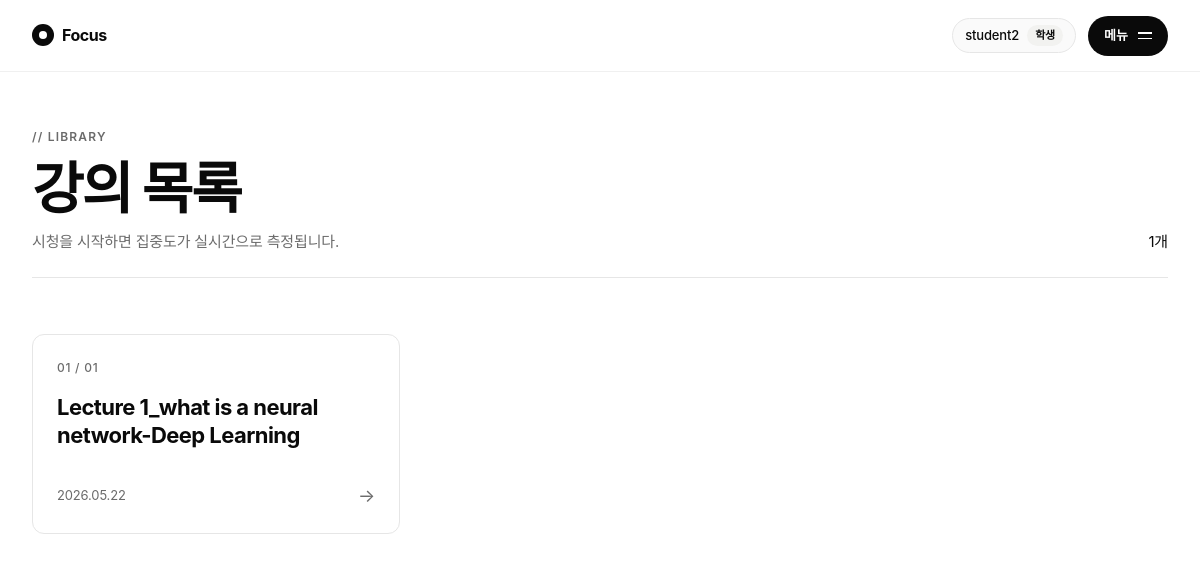
The app's page /student (signed in) with its own data.
### app.py (models this page shows)
class User(db.Model, UserMixin):
    id       = db.Column(db.Integer, primary_key=True)
    username = db.Column(db.String(80),  unique=True, nullable=False)
    password = db.Column(db.String(200), nullable=False)
    role     = db.Column(db.String(20),  default="student")   # student | professor

class Lecture(db.Model):
    id          = db.Column(db.Integer,  primary_key=True)
    title       = db.Column(db.String(200), nullable=False)
    filename    = db.Column(db.String(200), nullable=False)
    uploaded_at = db.Column(db.DateTime,    default=datetime.utcnow)

### app.py (the view)
@app.route("/student")
@login_required
def student():
    lectures = Lecture.query.order_by(Lecture.uploaded_at.desc()).all()
    return render_template("student.html", lectures=lectures)

### app.py (called while the page is built)
@login_mgr.user_loader
def load_user(user_id):
    return User.query.get(int(user_id))

### templates/student.html (shortened to what this page needs)
{% extends "base.html" %}
{% block content %}
<div class="page-header">
  <div>
    <div class="eyebrow">// Library</div>
    <h2>강의 목록</h2>
    <p class="subtitle">시청을 시작하면 집중도가 실시간으로 측정됩니다.</p>
  </div>
  <div>{{ lectures|length }}개</div>
</div>
{% if lectures %}
  <div class="lecture-grid">
    {% for lec in lectures %}
    <a href="{{ url_for('watch', lecture_id=lec.id) }}" class="lecture-card">
      <div class="num">{{ '%02d' % loop.index }} / {{ '%02d' % lectures|length }}</div>
      <h3>{{ lec.title }}</h3>
      <div class="lecture-meta">
        <span>{{ lec.uploaded_at.strftime('%Y.%m.%d') }}</span>
        <span class="arrow">→</span>
      </div>
    </a>
    {% endfor %}
  </div>
{% else %}
  <div class="empty-state">
    <h3>강의가 없어요</h3>
    <p>아직 등록된 강의가 없습니다.</p>
  </div>
{% endif %}
{% endblock %}

### templates/base.html (shortened to what this page needs)
<!DOCTYPE html>
<html lang="ko">
<head>
  <link rel="stylesheet" href="{{ url_for('static', filename='css/style.css') }}"/>
</head>
<body class="{% block body_class %}{% endblock %}">
  <nav class="navbar">
    <a class="brand" href="{{ url_for('index') }}">
      <span class="mark"></span>
      Focus
    </a>
    <div class="nav-right">
      {% if current_user.is_authenticated %}
        <span class="nav-user">
          {{ current_user.username }}
          <span class="badge {{ current_user.role }}">{{ '교수자' if current_user.role == 'professor' else '학생' }}</span>
        </span>
      {% endif %}
      <button class="menu-btn" id="menuOpen" type="button" aria-label="메뉴 열기">
        메뉴
        <span class="icon"><span></span><span></span></span>
      </button>
    </div>
  </nav>
  <div class="container">
    {% block content %}{% endblock %}
  </div>
</body>
</html>

### static/css/style.css (style rules this page uses)
:root { --bg: #FFFFFF; --bg-2: #FAFAFA; --bg-3: #F2F2F0; --ink: #0A0A0A; --ink-2: #1F1F1F; --muted: #6B6B6B; --muted-2: #9A9A9A; --line: #0A0A0A; --line-soft: #E6E6E6; --line-faint: #F0F0F0; --accent: #FF5A1F; --ok: #1F9D55; --warn: #E89A1F; --bad: #E1331F; --night: #0A0A0A; --night-2: #161614; --f: 'Pretendard Variable', Pretendard, -apple-system, BlinkMacSystemFont, 'Segoe UI', Roboto, 'Helvetica Neue', Arial, sans-serif; --ease: cubic-bezier(0.6, 0.05, 0.05, 1); --ease-out: cubic-bezier(0.16, 1, 0.3, 1); --nav-h: 72px; }
*, *::before, *::after { box-sizing: border-box; margin: 0; padding: 0; }
html, body { height: 100%; }
html { scroll-behavior: smooth; }
button, input, select { font: inherit; color: inherit; }
a { color: inherit; text-decoration: none; }
body { font-family: var(--f); font-size: 15px; line-height: 1.55; color: var(--ink); background: var(--bg); -webkit-font-smoothing: antialiased; -moz-osx-font-smoothing: grayscale; letter-spacing: -0.01em; }
h1, h2, h3, h4 { font-weight: 700; letter-spacing: -0.035em; line-height: 1.1; }
.navbar { position: fixed; top: 0; left: 0; right: 0; z-index: 80; height: var(--nav-h); display: flex; align-items: center; justify-content: space-between; padding: 0 32px; background: rgba(255, 255, 255, 0.85); backdrop-filter: saturate(180%) blur(14px); -webkit-backdrop-filter: saturate(180%) blur(14px); border-bottom: 1px solid var(--line-faint); }
.brand { display: inline-flex; align-items: center; gap: 8px; font-size: 16px; font-weight: 700; letter-spacing: -0.03em; color: var(--ink); }
.brand .mark { display: inline-block; width: 22px; height: 22px; background: var(--ink); border-radius: 50%; position: relative; }
.brand .mark::after { content: ''; position: absolute; top: 50%; left: 50%; transform: translate(-50%, -50%); width: 8px; height: 8px; background: var(--bg); border-radius: 50%; }
.nav-right { display: flex; align-items: center; gap: 12px; }
.nav-user { display: inline-flex; align-items: center; gap: 8px; font-size: 13px; font-weight: 500; padding: 6px 12px; background: var(--bg-2); border: 1px solid var(--line-soft); border-radius: 999px; }
.badge { display: inline-flex; align-items: center; font-size: 11px; font-weight: 600; padding: 2px 8px; border-radius: 999px; }
.badge.student { background: var(--bg-3); color: var(--ink); }
.menu-btn { display: inline-flex; align-items: center; gap: 10px; height: 40px; padding: 0 16px; background: var(--ink); color: var(--bg); border: none; cursor: pointer; border-radius: 999px; font-size: 13px; font-weight: 600; transition: background 0.2s var(--ease); }
.menu-btn .icon { display: inline-flex; flex-direction: column; gap: 4px; }
.menu-btn .icon span { display: block; width: 14px; height: 1.5px; background: var(--bg); transition: transform 0.3s var(--ease); }
.container { max-width: 1280px; margin: 0 auto; padding: calc(var(--nav-h) + 56px) 32px 120px; }
.page-header { display: flex; align-items: flex-end; justify-content: space-between; margin-bottom: 56px; gap: 32px; padding-bottom: 24px; border-bottom: 1px solid var(--line-soft); }
.page-header .eyebrow { font-size: 12px; font-weight: 600; color: var(--muted); margin-bottom: 12px; letter-spacing: 0.1em; text-transform: uppercase; }
.page-header h2 { font-size: clamp(36px, 5vw, 56px); font-weight: 800; letter-spacing: -0.035em; }
.page-header .subtitle { font-size: 15px; color: var(--muted); margin-top: 10px; max-width: 480px; }
.lecture-grid { display: grid; grid-template-columns: repeat(auto-fill, minmax(320px, 1fr)); gap: 16px; }
.lecture-card { background: var(--bg); border: 1px solid var(--line-soft); border-radius: 12px; padding: 24px; display: flex; flex-direction: column; gap: 16px; transition: all 0.3s var(--ease); min-height: 200px; }
.lecture-card .num { font-size: 12px; color: var(--muted); font-weight: 500; letter-spacing: 0.06em; }
.lecture-card h3 { font-size: 22px; font-weight: 700; letter-spacing: -0.025em; line-height: 1.25; flex: 1; }
.lecture-meta { display: flex; justify-content: space-between; align-items: center; font-size: 13px; color: var(--muted); }
.lecture-card .arrow { font-size: 18px; transition: transform 0.3s var(--ease); }

### records on screen
User: username "student2", role "학생"
Lecture: index "01", value "01", title "Lecture 1_what is a neural network-Deep Learning", uploaded_at "2026.05.22"

### other values on screen
{{ lectures|length }} "1"
